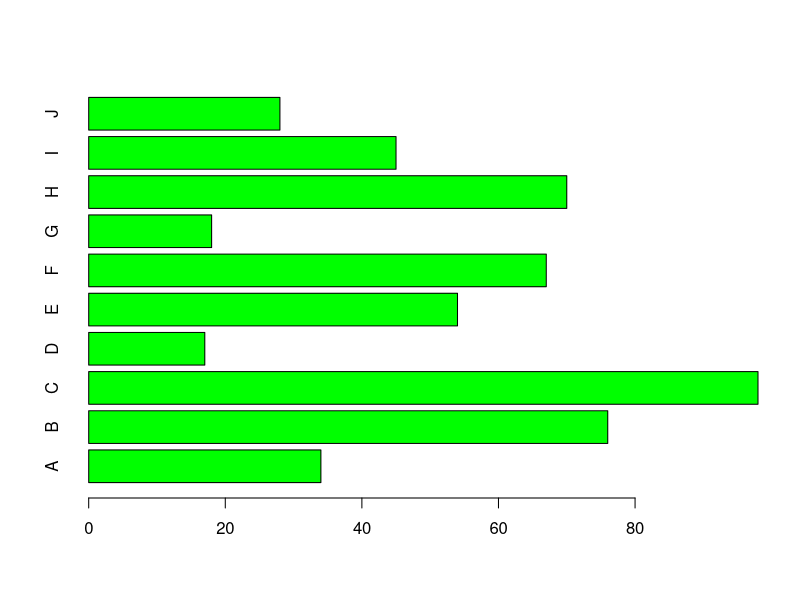

This chart was generated by the following R code:
a<-c(34,76,98,17,54,67,18,70,45,28)
b<-c("A","B","C","D","E","F","G","H","I","J")
png(file="shilpi.png")
barplot(a,names.arg=b,horiz=TRUE,col="green")
